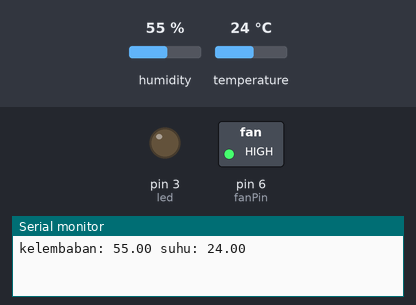
This sketch was run on a simulated Arduino Uno, built with avr-gcc and run on an emulated ATmega328P. Parts: switched loads named in the sketch (green lamp = pin HIGH), output pins drawn as LEDs (lit = HIGH), the last lines printed to the serial monitor. The inputs (shaded band) are chosen by the test bench; at power-on: temperature 24 °C, humidity 55 %. WiFi joins after 1.5 s; servers stay silent unless stated.

Above: at 3.0 s.
3.1 s: temperature set to 26 °C
5.8 s: temperature set to 29 °C
At 6.4 s:
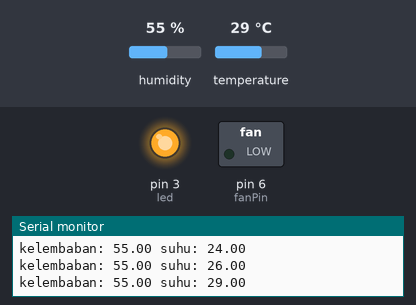
8.5 s: temperature set to 12 °C
At 11.1 s:
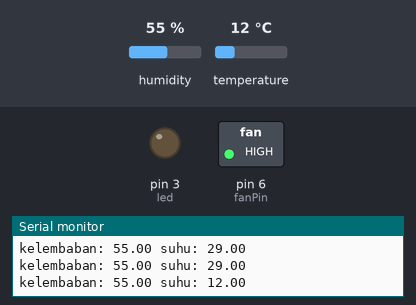
11.4 s: temperature set to 28 °C
At 12.7 s:
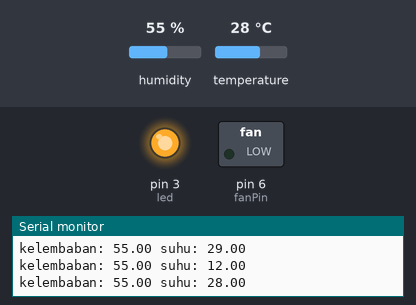
Timing chart, 0 to 14.4 s (numbered marks = the images above; inputs shaded):
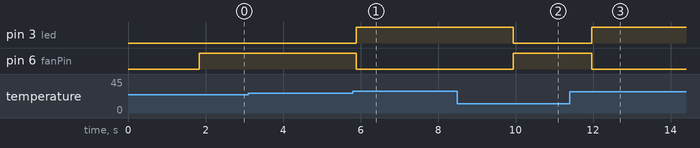

The sketch:

MonitoringSuhu__1_.ino
```cpp
#define BLYNK_PRINT Serial
#include <ESP8266_Lib.h>
#include <BlynkSimpleShieldEsp8266.h>
WidgetLCD lcd(V6);

#include "DHT.h"
#define DHTTYPE DHT11
#define DHTPIN 8
DHT dht(DHTPIN, DHTTYPE);

char auth[] = "MW_kgI1A6oyT1e5kNGrJkymegMax4a4J";
char ssid[] = "isnask8"; // nama wifi kamu
char pass[] = "oke00000"; // password wifi kamu

#include <SoftwareSerial.h>
SoftwareSerial EspSerial(2, 3); // RX, TX

#define ESP8266_BAUD 9600
ESP8266 wifi(&EspSerial);

BlynkTimer timer;

const int fanPin = 6;
int led = 3;

void setup() {
  Serial.begin(9600);  //komunikasi Serial dengan komputer
  EspSerial.begin(ESP8266_BAUD);
  delay(10);
  Blynk.begin(auth, wifi, ssid, pass, "blynk-cloud.com", 8080);

  pinMode(led, OUTPUT);
  pinMode(fanPin, OUTPUT);

  lcd.clear();
  dht.begin(); //Komunikasi DHT dengan Arduino
}

void loop() {
  Blynk.run();

  float kelembaban = dht.readHumidity(); //menyimpan nilai Humidity pada variabel kelembaban
  float suhu = dht.readTemperature(); //menyimpan nilai Temperature pada variabel suhu

  if (isnan(kelembaban) || isnan(suhu) ) {
    Serial.println(F("Failed to read from DHT sensor!"));
    return;
  } else {

    Blynk.virtualWrite(V0, suhu);
    Blynk.virtualWrite(V1, kelembaban);

    Blynk.virtualWrite(V6, suhu);
    lcd.print(0, 0, "Suhu: ");
    lcd.print(6, 0, suhu);
    lcd.print(10, 0, " °C");
    Blynk.virtualWrite(V6, kelembaban);
    lcd.print(0, 1, "Lembab: ");
    lcd.print(8, 1, kelembaban);
    lcd.print(12, 1, " %");

 Serial.print("kelembaban: ");
 Serial.print(kelembaban);
 Serial.print(" ");
 Serial.print("suhu: ");
 Serial.println(suhu);

    if ( suhu >= 28) {
      digitalWrite(led, HIGH);
      digitalWrite(fanPin, 0);
      }
    else {
       digitalWrite(led, LOW);
       digitalWrite(fanPin, 255);
      }
    delay(2000); //memberi jeda waktu baca selama 2 detik
    timer.run();
  }
}
```

Measured:
- the behaviour switches between 27 and 28 °C on temperature (found by bisection; images 0 and 1)
- after the input at 5.8 s, pin 3 (led): LOW → HIGH after 0.09 s; pin 6 (fanPin): HIGH → LOW after 0.09 s
- after the input at 8.5 s, pin 3 (led): HIGH → LOW after 1.4 s; pin 6 (fanPin): LOW → HIGH after 1.4 s
- after the input at 11.4 s, pin 3 (led): LOW → HIGH after 0.57 s; pin 6 (fanPin): HIGH → LOW after 0.57 s
